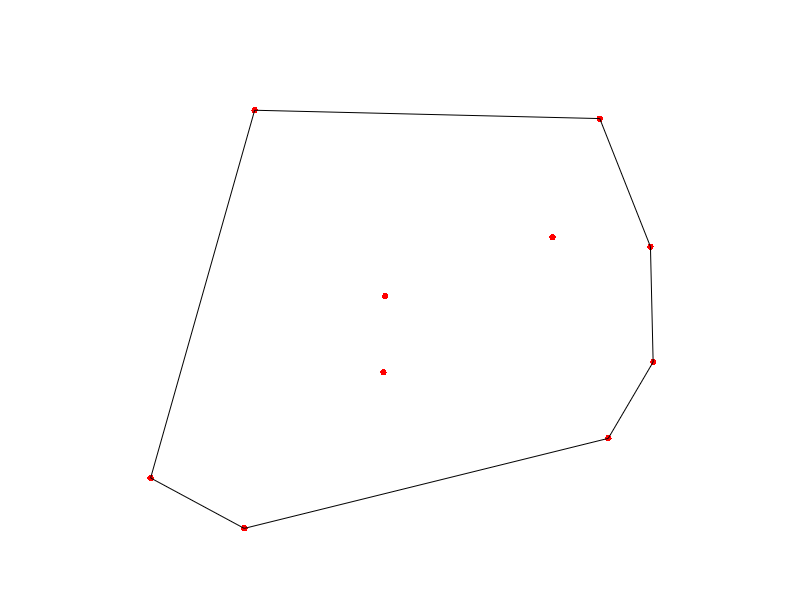

Write MATLAB code to recreate this figure.
P = rand(10, 2);

hull = convhull(P);

% Plot
plot(P(:,1),P(:,2), '.r', 'MarkerSize', 15);
hold on
plot(P(hull,1),P(hull,2), 'k');
set(gca,'XColor', 'none','YColor','none');

saveas(gcf, 'convex_hull.png')